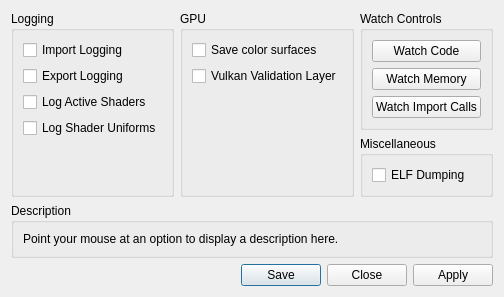
						<widget class="QWidget" name="debug_tab">
							<attribute name="title">
								<string>Debug</string>
							</attribute>
							<layout class="QVBoxLayout" name="debug_tab_layout" stretch="4,1,0">
								<item>
									<layout class="QHBoxLayout" name="debug_tab_content_layout" stretch="1,1,1">
										<item>
											<widget class="QGroupBox" name="gb_debug_logging">
												<property name="title">
													<string>Logging</string>
												</property>
												<layout class="QVBoxLayout" name="gb_debug_logging_layout">
													<item>
														<widget class="QCheckBox" name="log_imports">
															<property name="text">
																<string>Import Logging</string>
															</property>
														</widget>
													</item>
													<item>
														<widget class="QCheckBox" name="log_exports">
															<property name="text">
																<string>Export Logging</string>
															</property>
														</widget>
													</item>
													<item>
														<widget class="QCheckBox" name="log_active_shaders">
															<property name="text">
																<string>Log Active Shaders</string>
															</property>
														</widget>
													</item>
													<item>
														<widget class="QCheckBox" name="log_uniforms">
															<property name="text">
																<string>Log Shader Uniforms</string>
															</property>
														</widget>
													</item>
													<item>
														<spacer name="debug_logging_spacer">
															<property name="orientation">
																<enum>Qt::Orientation::Vertical</enum>
															</property>
															<property name="sizeHint" stdset="0">
																<size>
																	<width>0</width>
																	<height>0</height>
																</size>
															</property>
														</spacer>
													</item>
												</layout>
											</widget>
										</item>
										<item>
											<widget class="QGroupBox" name="gb_debug_gpu">
												<property name="title">
													<string>GPU</string>
												</property>
												<layout class="QVBoxLayout" name="gb_debug_gpu_layout">
													<item>
														<widget class="QCheckBox" name="color_surface_debug">
															<property name="text">
																<string>Save color surfaces</string>
															</property>
														</widget>
													</item>
													<item>
														<widget class="QCheckBox" name="validation_layer">
															<property name="text">
																<string>Vulkan Validation Layer</string>
															</property>
														</widget>
													</item>
													<item>
														<spacer name="debug_gpu_spacer">
															<property name="orientation">
																<enum>Qt::Orientation::Vertical</enum>
															</property>
															<property name="sizeHint" stdset="0">
																<size>
																	<width>0</width>
																	<height>0</height>
																</size>
															</property>
														</spacer>
													</item>
												</layout>
											</widget>
										</item>
										<item>
											<layout class="QVBoxLayout" name="debug_tab_right">
												<item>
													<widget class="QGroupBox" name="gb_debug_watchpoints">
														<property name="title">
															<string>Watch Controls</string>
														</property>
														<layout class="QVBoxLayout" name="gb_debug_watchpoints_layout">
															<item>
																<widget class="QPushButton" name="watch_code">
																	<property name="text">
																		<string>Watch Code</string>
																	</property>
																</widget>
															</item>
															<item>
																<widget class="QPushButton" name="watch_memory">
																	<property name="text">
																		<string>Watch Memory</string>
																	</property>
																</widget>
															</item>
															<item>
																<widget class="QPushButton" name="watch_import_calls">
																	<property name="text">
																		<string>Watch Import Calls</string>
																	</property>
																</widget>
															</item>
														</layout>
													</widget>
												</item>
												<item>
													<widget class="QGroupBox" name="gb_debug_misc">
														<property name="title">
															<string>Miscellaneous</string>
														</property>
														<layout class="QVBoxLayout" name="gb_debug_misc_layout">
															<item>
																<widget class="QCheckBox" name="dump_elfs">
																	<property name="text">
																		<string>ELF Dumping</string>
																	</property>
																</widget>
															</item>
														</layout>
													</widget>
												</item>
												<item>
													<spacer name="debug_tab_right_spacer">
														<property name="orientation">
															<enum>Qt::Orientation::Vertical</enum>
														</property>
														<property name="sizeHint" stdset="0">
															<size>
																<width>0</width>
																<height>0</height>
															</size>
														</property>
													</spacer>
												</item>
											</layout>
										</item>
									</layout>
								</item>
								<item>
									<widget class="QGroupBox" name="gb_description_debug">
										<property name="title">
											<string>Description</string>
										</property>
										<layout class="QVBoxLayout" name="gb_description_debug_layout">
											<item>
												<widget class="QLabel" name="description_debug">
													<property name="text">
														<string>Point your mouse at an option to display a description here.</string>
													</property>
													<property name="textFormat">
														<enum>Qt::TextFormat::PlainText</enum>
													</property>
													<property name="alignment">
														<set>Qt::AlignmentFlag::AlignLeading|Qt::AlignmentFlag::AlignLeft|Qt::AlignmentFlag::AlignTop</set>
													</property>
													<property name="wordWrap">
														<bool>true</bool>
													</property>
												</widget>
											</item>
										</layout>
									</widget>
								</item>
								<item>
									<widget class="QDialogButtonBox" name="button_box_debug">
										<property name="standardButtons">
											<set>QDialogButtonBox::StandardButton::Apply|QDialogButtonBox::StandardButton::Close|QDialogButtonBox::StandardButton::Save</set>
										</property>
									</widget>
								</item>
							</layout>
						</widget>
